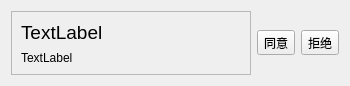
<?xml version="1.0" encoding="UTF-8"?>
<ui version="4.0">
 <class>Form</class>
 <widget class="QWidget" name="Form">
  <property name="geometry">
   <rect>
    <x>0</x>
    <y>0</y>
    <width>350</width>
    <height>86</height>
   </rect>
  </property>
  <property name="minimumSize">
   <size>
    <width>290</width>
    <height>86</height>
   </size>
  </property>
  <property name="maximumSize">
   <size>
    <width>1000</width>
    <height>86</height>
   </size>
  </property>
  <property name="windowTitle">
   <string>Form</string>
  </property>
  <layout class="QHBoxLayout" name="horizontalLayout">
   <item>
    <widget class="QFrame" name="frame_3">
     <property name="minimumSize">
      <size>
       <width>0</width>
       <height>0</height>
      </size>
     </property>
     <property name="font">
      <font>
       <pointsize>14</pointsize>
      </font>
     </property>
     <property name="frameShape">
      <enum>QFrame::Shape::StyledPanel</enum>
     </property>
     <property name="frameShadow">
      <enum>QFrame::Shadow::Raised</enum>
     </property>
     <layout class="QVBoxLayout" name="verticalLayout_3">
      <item>
       <widget class="QLabel" name="label">
        <property name="text">
         <string>TextLabel</string>
        </property>
       </widget>
      </item>
      <item>
       <widget class="QLabel" name="label_2">
        <property name="font">
         <font>
          <pointsize>9</pointsize>
         </font>
        </property>
        <property name="text">
         <string>TextLabel</string>
        </property>
       </widget>
      </item>
     </layout>
    </widget>
   </item>
   <item>
    <widget class="QToolButton" name="toolButton">
     <property name="text">
      <string>同意</string>
     </property>
    </widget>
   </item>
   <item>
    <widget class="QToolButton" name="toolButton_2">
     <property name="text">
      <string>拒绝</string>
     </property>
    </widget>
   </item>
  </layout>
 </widget>
 <resources/>
 <connections/>
</ui>
